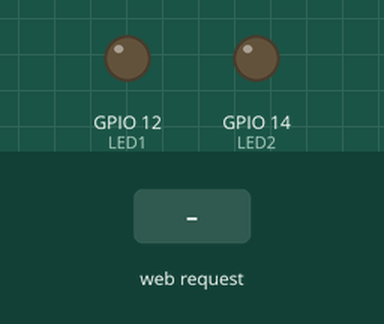
The program below on a simulated ESP32. On the bench: output pins drawn as LEDs (lit = HIGH). The inputs (shaded band) are chosen by the test bench. WiFi joins after 1.5 s; servers stay silent unless stated; what the program prints to the serial monitor is not drawn.

Above: at 2.7 s.
2.8 s: HTTP request GET /led1/on received
At 3.9 s:
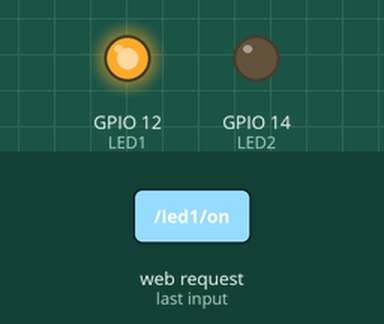
4.3 s: HTTP request GET /led2/on received
At 5.0 s:
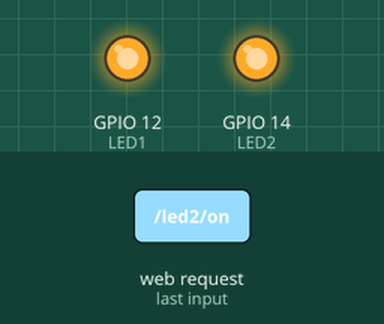
5.8 s: HTTP request GET /led1/off received
At 6.2 s:
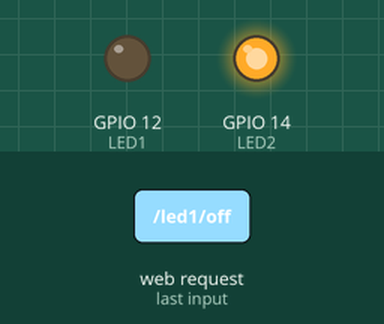
7.3 s: HTTP request GET /led2/off received
At 8.5 s:
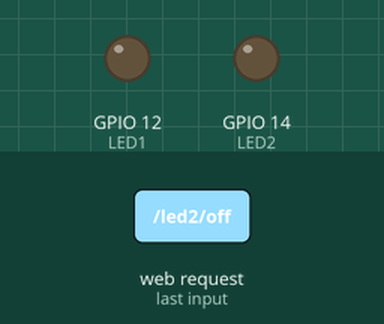
Timing chart, 0 to 9.8 s (numbered marks = the images above; inputs shaded):
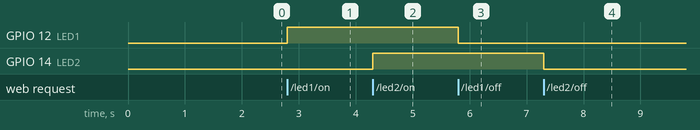

Measured:
- after the input at 2.8 s, GPIO 12 (LED1): LOW → HIGH at once
- after the input at 4.3 s, GPIO 14 (LED2): LOW → HIGH at once
- after the input at 5.8 s, GPIO 12 (LED1): HIGH → LOW at once
- after the input at 7.3 s, GPIO 14 (LED2): HIGH → LOW at once

The program:

main.cpp
```cpp
#include <WiFi.h>
#include <WebServer.h>

#define LED1 12
#define LED2 14

// WiFi instellingen
#define SECRET_SSID "E109-E110"       // WiFi netwerknaam
#define SECRET_PASS "DBHaacht24"      // WiFi wachtwoord

// MQTT instellingen
#define BROKER  "192.168.0.157"       // Adres van MQTT broker
#define PORT    1883                  // Brokerpoort
#define TOPIC   "CanSat"              // Topic voor data

WebServer server(80);

void handleLED1On() {
  digitalWrite(LED1, HIGH);
  server.send(200, "text/plain", "LED1 ON");
}

void handleLED1Off() {
  digitalWrite(LED1, LOW);
  server.send(200, "text/plain", "LED1 OFF");
}

void handleLED2On() {
  digitalWrite(LED2, HIGH);
  server.send(200, "text/plain", "LED2 ON");
}

void handleLED2Off() {
  digitalWrite(LED2, LOW);
  server.send(200, "text/plain", "LED2 OFF");
}

void handleNotFound() {
  server.send(404, "text/plain", "Not found");
}

void setup() {
  Serial.begin(115200);
  pinMode(LED1, OUTPUT);
  pinMode(LED2, OUTPUT);

  WiFi.begin(SECRET_SSID, SECRET_PASS);
  Serial.print("Connecting");
  while (WiFi.status() != WL_CONNECTED) {
    delay(500);
    Serial.print(".");
  }
  Serial.println("\nConnected! IP = " + WiFi.localIP().toString());

  server.on("/led1/on", handleLED1On);
  server.on("/led1/off", handleLED1Off);
  server.on("/led2/on", handleLED2On);
  server.on("/led2/off", handleLED2Off);
  server.onNotFound(handleNotFound);
  server.begin();
}

void loop() {
  server.handleClient();
}
```
